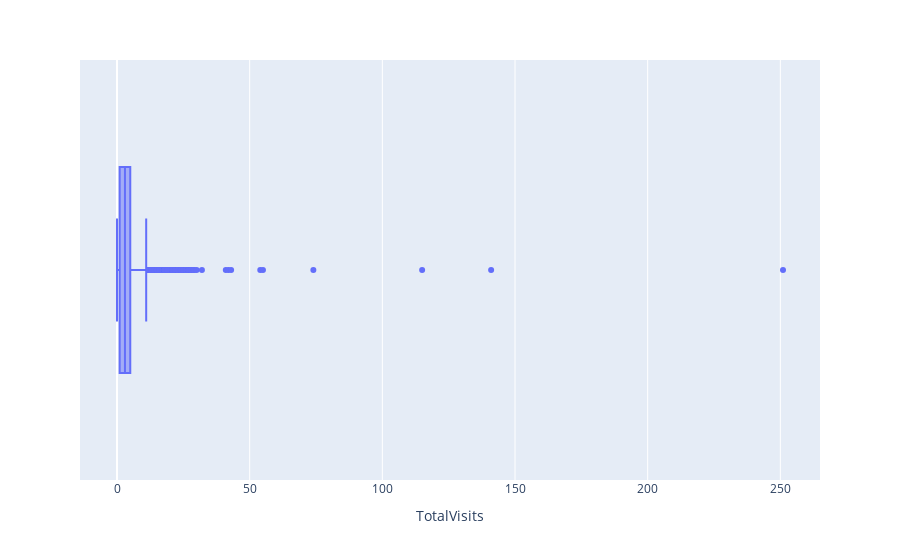

The cell this chart's notebook holds for it:
### Code cell
px.box(data_frame = df,
    x="TotalVisits",
    hover_data = "Page Views Per Visit"
)

### Figure 1 — Plotly figure (JSON) as saved in the notebook; plotly's stock layout.template omitted (floating-point values rounded to 4 significant figures; data arrays with more than 128 entries replaced by an {"elided": "..."} marker saying what was removed)
{"data": [{"alignmentgroup": "True", "customdata": {"elided": "9240x1 float values"}, "hovertemplate": "TotalVisits=%{x}<br>Page Views Per Visit=%{customdata[0]}<extra></extra>", "legendgroup": "", "marker": {"color": "#636efa"}, "name": "", "notched": false, "offsetgroup": "", "orientation": "h", "showlegend": false, "type": "box", "x": {"elided": "9240 int values"}, "x0": " ", "xaxis": "x", "y0": " ", "yaxis": "y"}], "layout": {"autosize": true, "boxmode": "group", "legend": {"tracegroupgap": 0}, "margin": {"t": 60}, "xaxis": {"anchor": "y", "autorange": true, "domain": [0, 1], "range": [-13.94, 264.9], "title": {"text": "TotalVisits"}, "type": "linear"}, "yaxis": {"anchor": "x", "autorange": true, "domain": [0, 1], "range": [-0.5, 0.5], "type": "category"}}}
